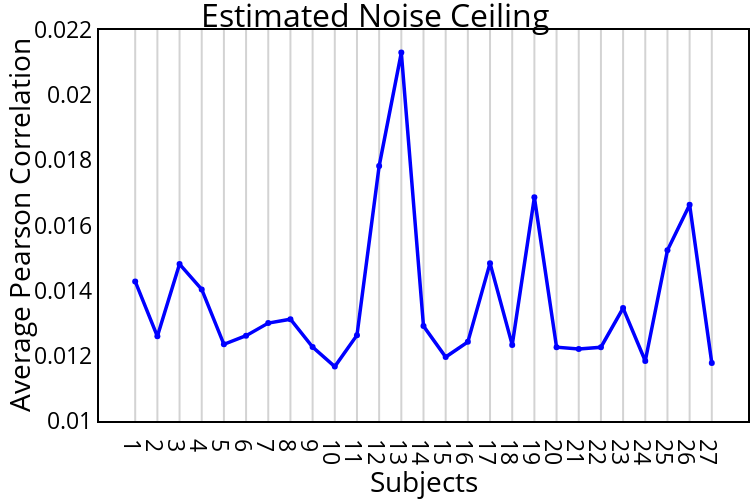

Notebook code for this chart:
### Code cell
import plotly.graph_objects as go
from scipy import stats
import plotly
for i in np.arange(1):
    fig = go.Figure()
    
    fig.add_trace(go.Scatter(x=np.arange(1,28), y=np.array(noise_ceiling_meg), name='',
                             line=dict(color='blue', width=3.5),mode='lines+markers', error_y = dict(
                type ='data',
                #array = stats.sem(noise_ceiling_meg, axis=0, ddof=0),
                                 thickness=2,width=3,
                visible = True)
        ))

    # Edit the layout
    fig.update_layout(xaxis_title='Subjects',
                       yaxis_title='Average Pearson Correlation', width=750,height=500, font=dict(
            size=23,
            color='#000000'
        )
    ,title={
            #'text': "Error vs number of objects in the vocabulary",
             'text': 'Estimated Noise Ceiling',
                           'y':0.99,
            'x':0.5,
            'xanchor': 'center',
            'yanchor': 'top'}, plot_bgcolor='rgba(0,0,0,0)', showlegend=False, legend=dict(
        yanchor="top",
        y=1.35,
        xanchor="left",
        x=0.01,
        bgcolor='rgba(0,0,0,0)', orientation="h", 
        font=dict(
                size=23,
            )
    ),
                      margin=go.layout.Margin(
            l=0, #left margin
            r=0, #right margin
            b=0, #bottom margin
            t=30  #top margin
        )

                     )
    #np.max(rois_corr[:,0:7,i])+0.02]
    fig.update_yaxes(range=[0.01,0.022], gridwidth=0.01, showline=True, mirror=True, linewidth=2, linecolor='black', gridcolor='lightgray')
    #fig.update_yaxes(ticksuffix="%")
    fig.update_xaxes( gridwidth=2, showline=True, mirror=True, linewidth=2, linecolor='black', gridcolor='lightgray')
    #fig.update_xaxes(ticklen=23, ticks="outside")
    fig.update_xaxes(tickvals=np.arange(1,28))

    #fig.write_image("csl_finetuned_bert.png")
    plotly.io.write_image(fig, 'Noise_Ceiling_Subjects.pdf', format='pdf')
    #plotly.io.write_image(fig, 'Encoder_Layerwise_Normalized_Predictiviy.jpg', format='jpg')
    #plotly.image.save_as(fig, 'Encoder_Models.png')
    fig.show()
    #break

### Figure 1 — Plotly figure (JSON) as saved in the notebook; plotly's stock layout.template omitted (floating-point values rounded to 4 significant figures)
{"data": [{"error_y": {"thickness": 2, "type": "data", "visible": true, "width": 3}, "line": {"color": "blue", "width": 3.5}, "mode": "lines+markers", "name": "", "type": "scatter", "x": [1, 2, 3, 4, 5, 6, 7, 8, 9, 10, 11, 12, 13, 14, 15, 16, 17, 18, 19, 20, 21, 22, 23, 24, 25, 26, 27], "y": [0.01429, 0.0126, 0.01482, 0.01404, 0.01235, 0.01262, 0.01301, 0.01312, 0.01227, 0.01167, 0.01264, 0.01782, 0.02131, 0.01291, 0.01197, 0.01243, 0.01485, 0.01234, 0.01686, 0.01226, 0.01221, 0.01226, 0.01347, 0.01184, 0.01524, 0.01664, 0.01178]}], "layout": {"font": {"color": "#000000", "size": 23}, "height": 500, "legend": {"bgcolor": "rgba(0,0,0,0)", "font": {"size": 23}, "orientation": "h", "x": 0.01, "xanchor": "left", "y": 1.35, "yanchor": "top"}, "margin": {"b": 0, "l": 0, "r": 0, "t": 30}, "plot_bgcolor": "rgba(0,0,0,0)", "showlegend": false, "title": {"text": "Estimated Noise Ceiling", "x": 0.5, "xanchor": "center", "y": 0.99, "yanchor": "top"}, "width": 750, "xaxis": {"gridcolor": "lightgray", "gridwidth": 2, "linecolor": "black", "linewidth": 2, "mirror": true, "showline": true, "tickvals": [1, 2, 3, 4, 5, 6, 7, 8, 9, 10, 11, 12, 13, 14, 15, 16, 17, 18, 19, 20, 21, 22, 23, 24, 25, 26, 27], "title": {"text": "Subjects"}}, "yaxis": {"gridcolor": "lightgray", "gridwidth": 0.01, "linecolor": "black", "linewidth": 2, "mirror": true, "range": [0.01, 0.022], "showline": true, "title": {"text": "Average Pearson Correlation"}}}}
